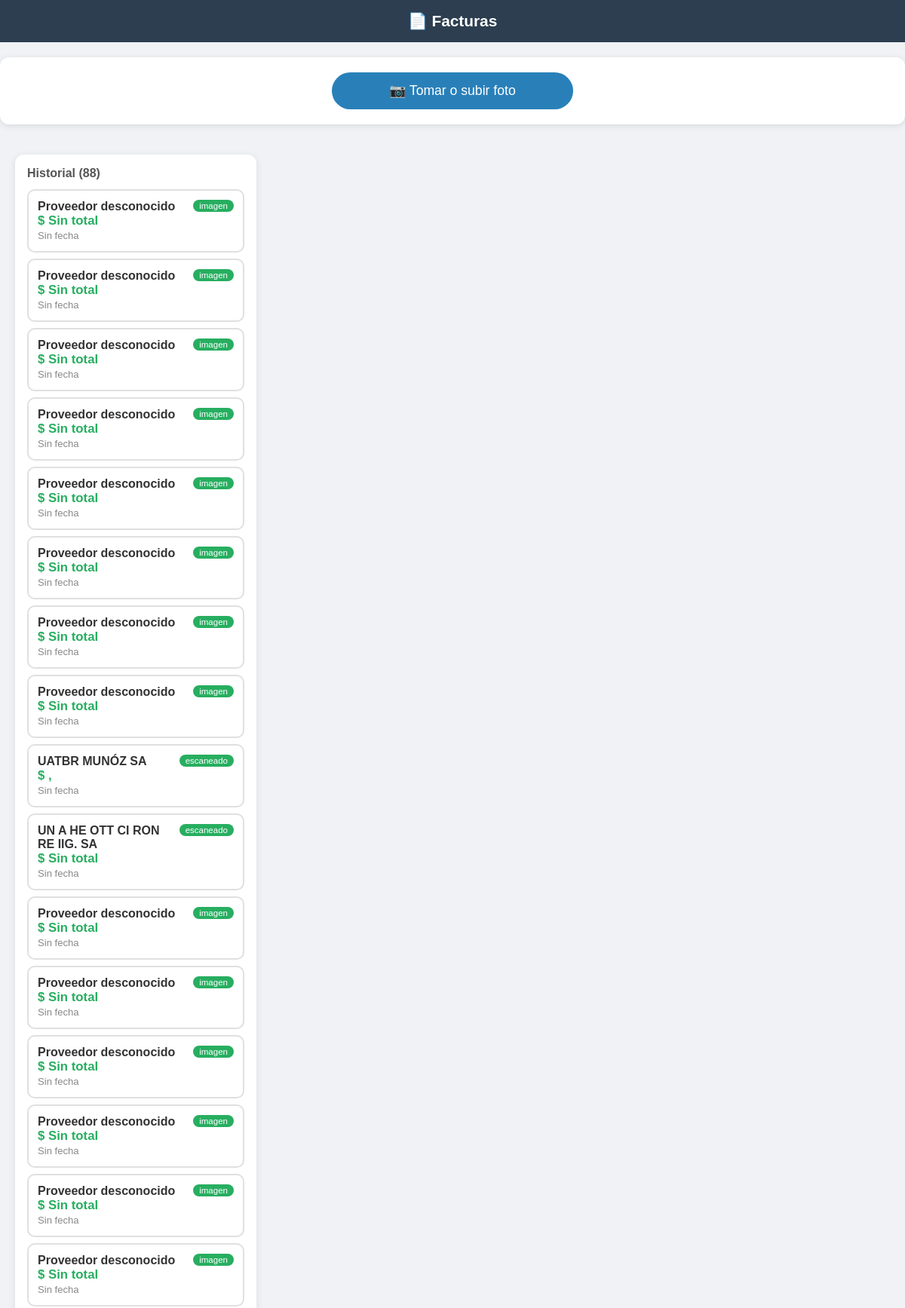
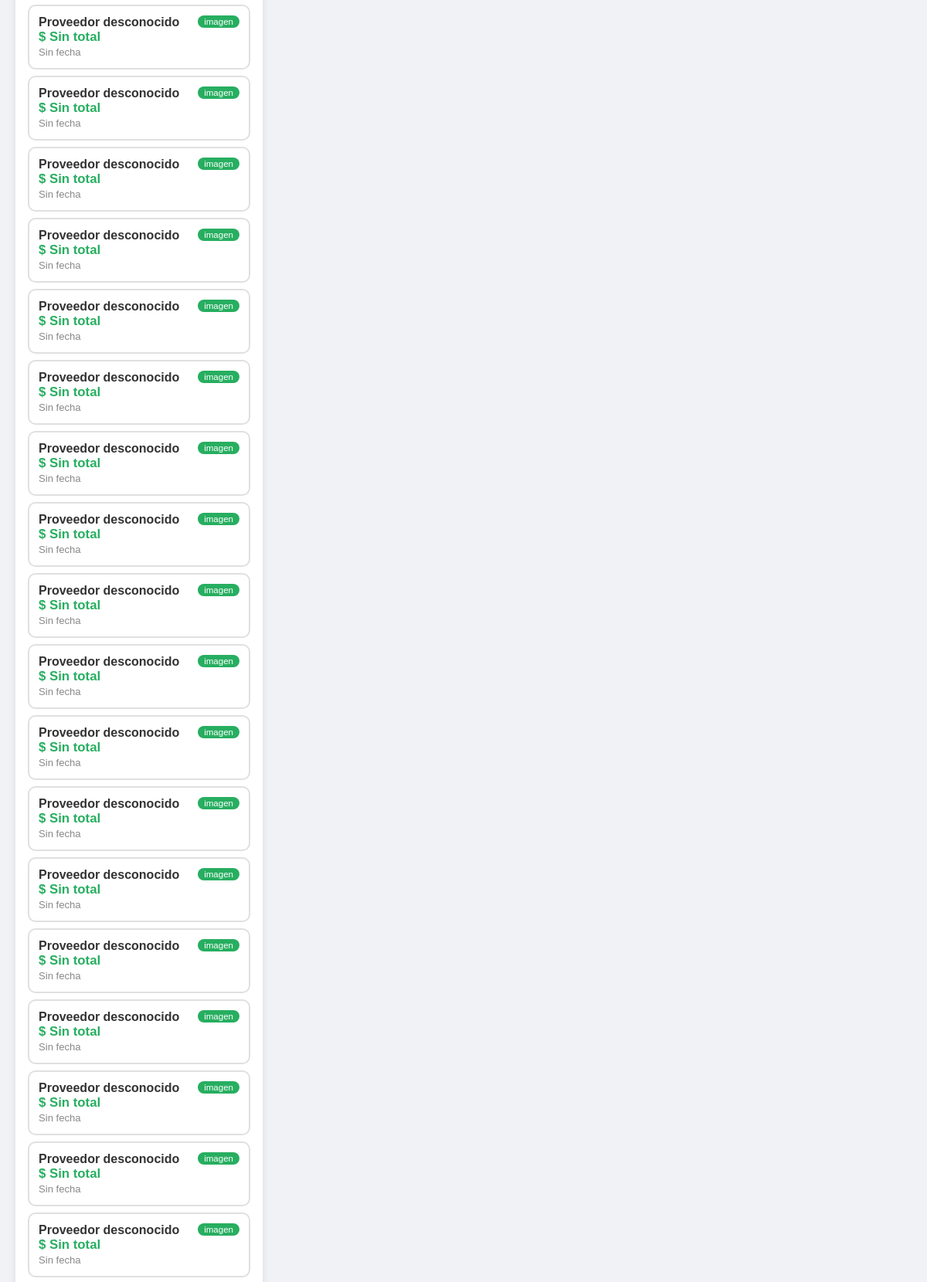
The page / (upper part) on the database its author committed (2 pictures, top to bottom).
### tables this page shows
CREATE TABLE facturas (
                id INTEGER PRIMARY KEY AUTOINCREMENT,
                nombre_archivo TEXT NOT NULL,
                tipo_pdf TEXT,
                texto_extraido TEXT,
                banco TEXT,
                total TEXT,
                fecha TEXT,
                proveedor TEXT,
                fecha_procesado TIMESTAMP DEFAULT CURRENT_TIMESTAMP
            );

### app.py (the view)
@app.route("/")
def index():
    return render_template(
        "index.html",
        facturas=obtener_todas()
    )

### database/db_manager.py (called while the page is built)
def obtener_todas():
    with sqlite3.connect(DB_PATH) as conn:
        conn.row_factory = sqlite3.Row
        cursor = conn.cursor()
        cursor.execute("SELECT * FROM facturas ORDER BY fecha_procesado DESC")
        return cursor.fetchall() #trae todos los resultados

### web/templates/index.html (shortened to what this page needs)
<!DOCTYPE html>
<html lang="es">
<head>
    <link rel="stylesheet" href="{{ url_for('static', filename='css/style.css') }}">
</head>
<body>
<h1>📄 Facturas</h1>
<div class="upload-box">
    <label for="inputArchivo" class="btn-subir">
        📷 Tomar o subir foto
    </label>
</div>
<div class="contenedor">
    <div class="panel-lista">
        <h2>Historial ({{ facturas|length }})</h2>
        {% for f in facturas %}
        <a href="/factura/{{ f['id'] }}" class="tarjeta-factura {% if factura_seleccionada and factura_seleccionada['id'] == f['id'] %}seleccionada{% endif %}">
            <span class="tipo-badge">{{ f['tipo_pdf'] }}</span>
            <strong>{{ f['proveedor'] or 'Proveedor desconocido' }}</strong><br>
            <span class="monto">$ {{ f['total'] or 'Sin total' }}</span><br>
            <span class="fecha-small">{{ f['fecha'] or 'Sin fecha' }}</span>
        </a>
        {% endfor %}
    </div>
</div>
</body>
</html>

### web/static/css/style.css (style rules this page uses)
* { box-sizing: border-box; margin: 0; padding: 0; }
body { font-family: Arial, sans-serif; background: #f0f2f5; color: #333; }
h1 { text-align: center; padding: 16px; background: #2c3e50; color: white; font-size: 1.3em; }
.upload-box { background: white; margin: 16px; border-radius: 12px; padding: 20px; text-align: center; box-shadow: 0 2px 10px rgba(0,0,0,0.1); }
.btn-subir { display: inline-block; background: #2980b9; color: white; padding: 14px 28px; border-radius: 30px; font-size: 1.1em; cursor: pointer; width: 100%; max-width: 320px; }
.contenedor { padding: 0 16px 24px; display: flex; flex-direction: column; gap: 16px; }
.panel-lista { background: white; border-radius: 12px; padding: 16px; box-shadow: 0 2px 10px rgba(0,0,0,0.1); }
.panel-lista h2 { margin-bottom: 12px; font-size: 1em; color: #555; }
.tarjeta-factura { display: block; padding: 12px; margin: 8px 0; border: 2px solid #e0e0e0; border-radius: 10px; text-decoration: none; color: #333; transition: all 0.2s; position: relative; }
.tipo-badge { background: #27ae60; color: white; padding: 2px 8px; border-radius: 20px; font-size: 0.72em; float: right; }
.monto { font-weight: bold; color: #27ae60; font-size: 1.05em; }
.fecha-small { font-size: 0.82em; color: #888; }
@media (min-width: 700px) { .contenedor { flex-direction: row; max-width: 1200px; margin: 0 auto; padding: 20px; } }
@media (min-width: 700px) { .panel-lista { width: 320px; height: 80vh; overflow-y: auto; } }
@media (min-width: 700px) { .upload-box { margin: 20px auto; max-width: 1200px; } }

### rows shown on the page
facturas: tipo_pdf "imagen", proveedor "Proveedor desconocido", total "Sin total", fecha "Sin fecha"
facturas: tipo_pdf "imagen", proveedor "Proveedor desconocido", total "Sin total", fecha "Sin fecha"
facturas: tipo_pdf "imagen", proveedor "Proveedor desconocido", total "Sin total", fecha "Sin fecha"
facturas: tipo_pdf "imagen", proveedor "Proveedor desconocido", total "Sin total", fecha "Sin fecha"
facturas: tipo_pdf "imagen", proveedor "Proveedor desconocido", total "Sin total", fecha "Sin fecha"
facturas: tipo_pdf "imagen", proveedor "Proveedor desconocido", total "Sin total", fecha "Sin fecha"
facturas: tipo_pdf "imagen", proveedor "Proveedor desconocido", total "Sin total", fecha "Sin fecha"
facturas: tipo_pdf "imagen", proveedor "Proveedor desconocido", total "Sin total", fecha "Sin fecha"
facturas: tipo_pdf "escaneado", proveedor "UATBR MUNÓZ SA", total ",", fecha "Sin fecha"
facturas: tipo_pdf "escaneado", proveedor "UN A HE OTT CI RON RE IIG. SA", total "Sin total", fecha "Sin fecha"
facturas: tipo_pdf "imagen", proveedor "Proveedor desconocido", total "Sin total", fecha "Sin fecha"
facturas: tipo_pdf "imagen", proveedor "Proveedor desconocido", total "Sin total", fecha "Sin fecha"
facturas: tipo_pdf "imagen", proveedor "Proveedor desconocido", total "Sin total", fecha "Sin fecha"
facturas: tipo_pdf "imagen", proveedor "Proveedor desconocido", total "Sin total", fecha "Sin fecha"
facturas: tipo_pdf "imagen", proveedor "Proveedor desconocido", total "Sin total", fecha "Sin fecha"
facturas: tipo_pdf "imagen", proveedor "Proveedor desconocido", total "Sin total", fecha "Sin fecha"
facturas: tipo_pdf "imagen", proveedor "Proveedor desconocido", total "Sin total", fecha "Sin fecha"
facturas: tipo_pdf "imagen", proveedor "Proveedor desconocido", total "Sin total", fecha "Sin fecha"
facturas: tipo_pdf "imagen", proveedor "Proveedor desconocido", total "Sin total", fecha "Sin fecha"
facturas: tipo_pdf "imagen", proveedor "Proveedor desconocido", total "Sin total", fecha "Sin fecha"
facturas: tipo_pdf "imagen", proveedor "Proveedor desconocido", total "Sin total", fecha "Sin fecha"
facturas: tipo_pdf "imagen", proveedor "Proveedor desconocido", total "Sin total", fecha "Sin fecha"
facturas: tipo_pdf "imagen", proveedor "Proveedor desconocido", total "Sin total", fecha "Sin fecha"
facturas: tipo_pdf "imagen", proveedor "Proveedor desconocido", total "Sin total", fecha "Sin fecha"
facturas: tipo_pdf "imagen", proveedor "Proveedor desconocido", total "Sin total", fecha "Sin fecha"
facturas: tipo_pdf "imagen", proveedor "Proveedor desconocido", total "Sin total", fecha "Sin fecha"
facturas: tipo_pdf "imagen", proveedor "Proveedor desconocido", total "Sin total", fecha "Sin fecha"
facturas: tipo_pdf "imagen", proveedor "Proveedor desconocido", total "Sin total", fecha "Sin fecha"
facturas: tipo_pdf "imagen", proveedor "Proveedor desconocido", total "Sin total", fecha "Sin fecha"
facturas: tipo_pdf "imagen", proveedor "Proveedor desconocido", total "Sin total", fecha "Sin fecha"
facturas: tipo_pdf "imagen", proveedor "Proveedor desconocido", total "Sin total", fecha "Sin fecha"
facturas: tipo_pdf "imagen", proveedor "Proveedor desconocido", total "Sin total", fecha "Sin fecha"
facturas: tipo_pdf "imagen", proveedor "Proveedor desconocido", total "Sin total", fecha "Sin fecha"
facturas: tipo_pdf "imagen", proveedor "Proveedor desconocido", total "Sin total", fecha "Sin fecha"

### other values the page prints
{{ facturas|length }} "88"
